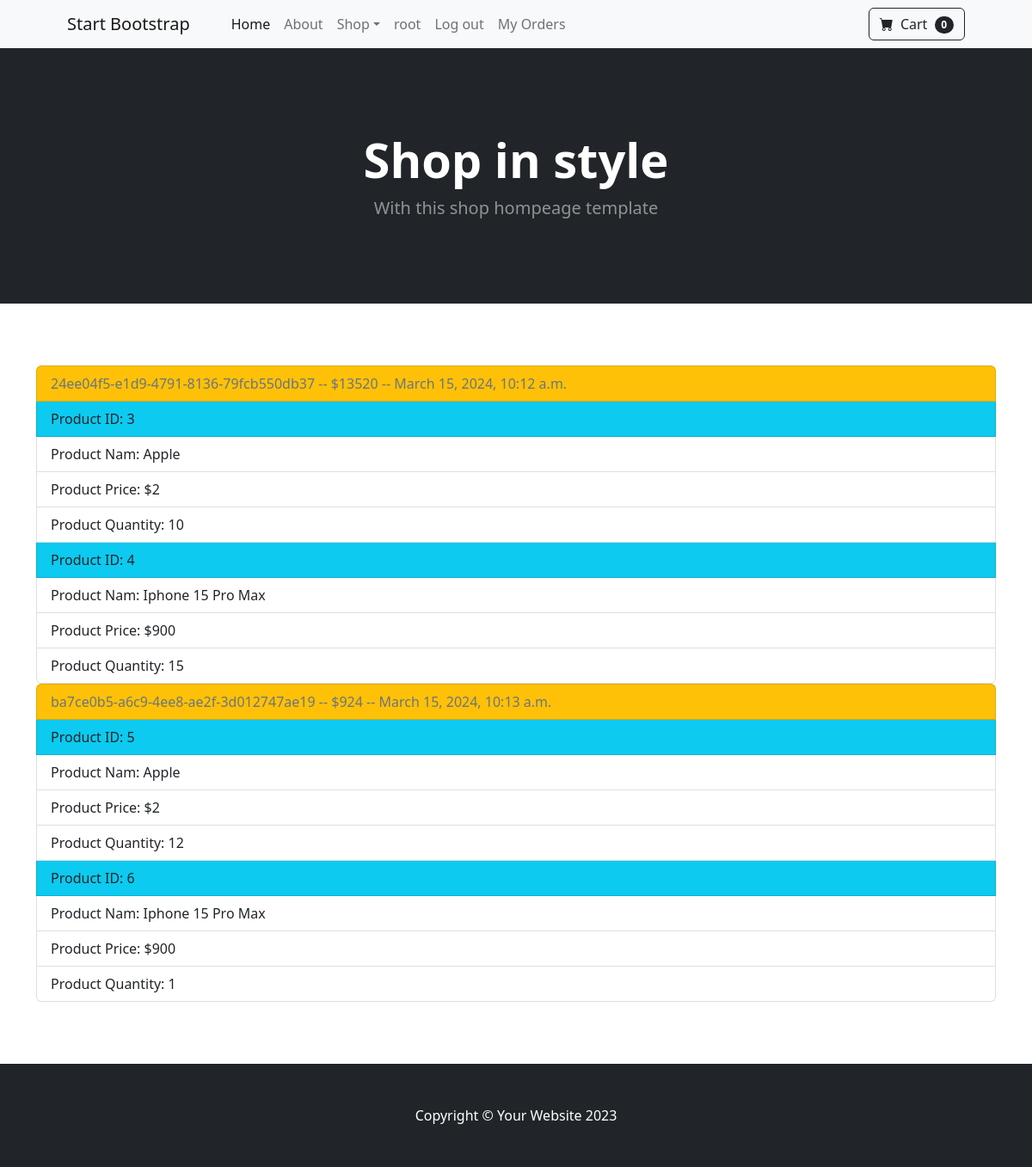
Before: /get_orders/ (signed in) with the older database file.
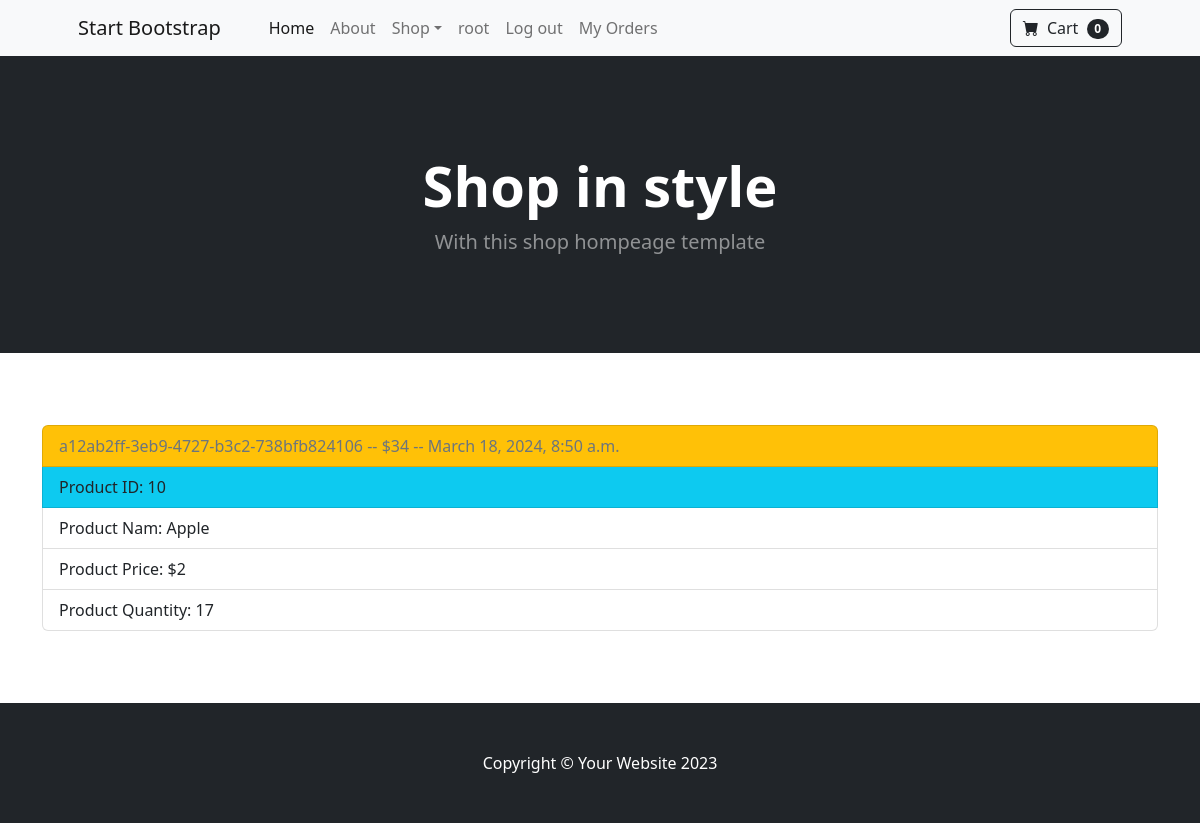
After: the same page with the newer database file.
### users/models.py (models this page shows, shortened)
class BaseModel(models.Model):
    created_at = models.DateTimeField(auto_now_add=True)
    updated_at = models.DateTimeField(auto_now=True)
    class Meta:
        abstract = True

class User(AbstractUser,BaseModel):
    USER_ROLES = (
        (CUSTOMER,CUSTOMER),
        (EMPLOYEE, EMPLOYEE),
        (ADMIN,ADMIN)
    )
    phone_number = models.CharField(max_length=13,unique=True, null=True, blank=True)
    bio = models.CharField(max_length=255, null=True, blank=True)
    user_role = models.CharField(max_length=25, choices=USER_ROLES, default=CUSTOMER)
    email = models.CharField(max_length=100, unique=True, null=True, blank=True)
    photo = models.ImageField(upload_to='user_images/',
                              validators=[FileExtensionValidator(allowed_extensions=['jpeg','png','jpg'])], null=True, blank=True)

### product/models.py (models this page shows, shortened)
class Order(BaseModel):
    order_id = models.CharField(unique=True, max_length=50)
    order_date = models.DateField(auto_now_add=True)
    total_price = models.IntegerField()
    user = models.ForeignKey('users.User', on_delete=models.CASCADE, related_name='orders')

class OrderItem(BaseModel):
    order = models.ForeignKey(Order, on_delete=models.CASCADE, related_name="items")
    product_id = models.CharField(max_length=10)
    name = models.CharField(max_length=100)
    price = models.IntegerField()
    quantity = models.PositiveIntegerField()

### product/views.py (the view)
# urls.py: path('get_orders/',views.GetOrdersView.as_view(), name='get_orders'),
class GetOrdersView(LoginRequiredMixin,View):
    def get(self, request):
        user = request.user
        orders = user.orders.all()
        data = {
            "orders":orders
        }
        return render(request, 'product/orders.html', context=data)

### product/cart.py (called while the page is built)
    def __len__(self):
        return len(self.cart)

### product/context_processors.py (called while the page is built)
def categories(request):
    return {"categories":Category.objects.all()}

def cart(request):
    return {"cart":Cart(request)}

### product/templates/product/orders.html
{% extends 'base.html' %}
{% block content %}
<br>
<br>
<br>
<div class="container">
  {% for order in orders %}
<ul class="list-group">
  <li class="list-group-item disabled bg-warning" aria-disabled="true">{{order.order_id}} -- ${{order.total_price}} -- {{order.created_at}}</li>
  {% for item in order.items.all %}
    <li class="list-group-item bg-info">Product ID: {{ item.id }}</li>
    <li class="list-group-item">Product Nam: {{item.name}}</li>
    <li class="list-group-item">Product Price: ${{item.price}}</li>
    <li class="list-group-item">Product Quantity: {{item.quantity}}</li>
  {% endfor %}
</ul>
{% endfor %}
</div>
<br>
<br>
<br>
{% endblock %}

### templates/base.html (shortened to what this page needs)
<!DOCTYPE html>
{% load static %}
<html lang="en">
    <head>
        <link href="https://cdn.jsdelivr.net/npm/bootstrap-icons@1.5.0/font/bootstrap-icons.css" rel="stylesheet" />
        <link href="{% static 'users/css/styles.css' %}" rel="stylesheet" />
    </head>
    <body>
        <nav class="navbar navbar-expand-lg navbar-light bg-light">
            <div class="container px-4 px-lg-5">
                <a class="navbar-brand" href="#!">Start Bootstrap</a>
                <div class="collapse navbar-collapse" id="navbarSupportedContent">
                    <ul class="navbar-nav me-auto mb-2 mb-lg-0 ms-lg-4">
                        <li class="nav-item"><a class="nav-link active" aria-current="page" href="{% url 'product:index' %}">Home</a></li>
                        <li class="nav-item"><a class="nav-link" href="#!">About</a></li>
                        <li class="nav-item dropdown">
                            <a class="nav-link dropdown-toggle" id="navbarDropdown" href="#" role="button" data-bs-toggle="dropdown" aria-expanded="false">Shop</a>
                        </li>
                        {% if user.is_authenticated %}
                            <li class="nav-item"><a class="nav-link" href="{% url 'profile_page' %}">{{ user.username }}</a></li>
                            <li class="nav-item"><a class="nav-link" href="{% url 'logout_page' %}">Log out</a></li>
                        {% else %}
                            <li class="nav-item"><a class="nav-link" href="{% url 'login_page' %}">Log in</a></li>
                            <li class="nav-item"><a class="nav-link" href="{% url 'register_page' %}">Register</a></li>
                        {% endif %}
                        <li class="nav-item"><a class="nav-link" href="{% url 'product:get_orders' %}">My Orders</a></li>
                    </ul>
                    <form class="d-flex">
                        <a class="btn btn-outline-dark" type="submit" href="{% url 'product:cart_summary' %}">
                            <i class="bi-cart-fill me-1"></i>
                            Cart
                            <span class="badge bg-dark text-white ms-1 rounded-pill">{{cart|length}}</span>
                        </a>
                    </form>
                </div>
            </div>
        </nav>
        <header class="bg-dark py-5">
            <div class="container px-4 px-lg-5 my-5">
                <div class="text-center text-white">
                    <h1 class="display-4 fw-bolder">Shop in style</h1>
                    <p class="lead fw-normal text-white-50 mb-0">With this shop hompeage template</p>
                </div>
            </div>
        </header>
        {% block content %}
        {% endblock %}
        <footer class="py-5 bg-dark">
            <div class="container"><p class="m-0 text-center text-white">Copyright &copy; Your Website 2023</p></div>
        </footer>
    </body>
</html>

Changed rows visible on the page:
removed Order: order_id "24ee04f5-e1d9-4791-8136-79fcb550db37", total_price "13520", created_at "March 15, 2024, 10:12 a.m."
removed OrderItem: id "3", name "Apple", price "2", quantity "10", shown under "24ee04f5-e1d9-4791-8136-79fcb550db37"
removed OrderItem: id "4", name "Iphone 15 Pro Max", price "900", quantity "15", shown under "24ee04f5-e1d9-4791-8136-79fcb550db37"
removed Order: order_id "ba7ce0b5-a6c9-4ee8-ae2f-3d012747ae19", total_price "924", created_at "March 15, 2024, 10:13 a.m."
removed OrderItem: id "5", name "Apple", price "2", quantity "12", shown under "ba7ce0b5-a6c9-4ee8-ae2f-3d012747ae19"
removed OrderItem: id "6", name "Iphone 15 Pro Max", price "900", quantity "1", shown under "ba7ce0b5-a6c9-4ee8-ae2f-3d012747ae19"
added Order: order_id "a12ab2ff-3eb9-4727-b3c2-738bfb824106", total_price "34", created_at "March 18, 2024, 8:50 a.m."
added OrderItem: id "10", name "Apple", price "2", quantity "17", shown under "a12ab2ff-3eb9-4727-b3c2-738bfb824106"
